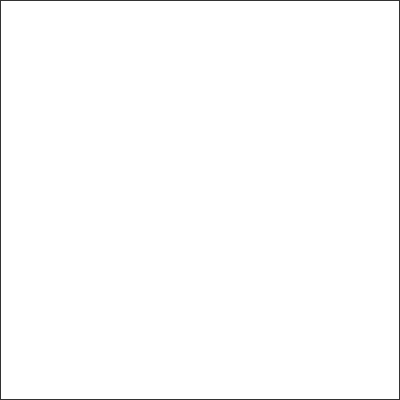
Frame 1 (no input)
Frame 60 (no input): identical to frame 1, image omitted
Frame 120 (the mouse pressed at the canvas centre since frame 60): identical to frame 1, image omitted

The p5.js sketch that drew this single still picture (run headless with seeded random() and noise() and a simulated clock; from frame 60 on, the mouse is pressed at the canvas centre):

// p5.js sketch
// ── sketch.js
function setup() {

  createCanvas(400, 400);
  strokeWeight(2);
  stroke(51);
  rect(0, 0, 400, 400);
};

function draw() {

};

const paths = [];
let currentPath = [];

function touchMoved() {

  noFill();

  const point = {

    x: mouseX,
    y: mouseY
  };

  currentPath.push(point);

  paths.forEach(

    path => {

      beginShape();
      path.forEach(({ x, y }) => vertex(x, y));
      endShape();
    }
  )

  return false;
}

function mousePressed() {

  currentPath = [];
  paths.push(currentPath);
}
